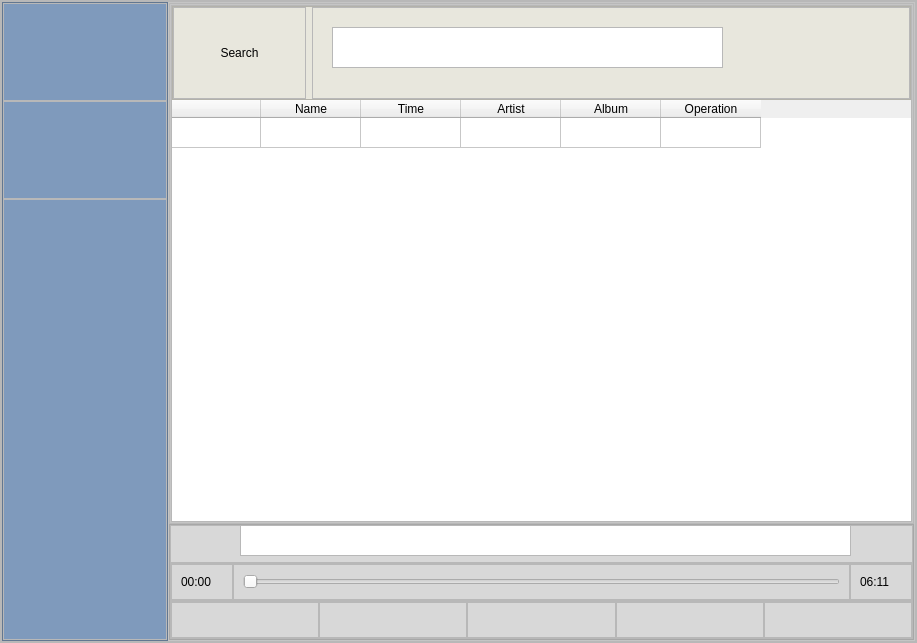
<?xml version="1.0" encoding="UTF-8"?>
<ui version="4.0">
 <class>MainWindow</class>
 <widget class="QMainWindow" name="MainWindow">
  <property name="geometry">
   <rect>
    <x>0</x>
    <y>0</y>
    <width>917</width>
    <height>643</height>
   </rect>
  </property>
  <property name="windowTitle">
   <string>MainWindow</string>
  </property>
  <widget class="QWidget" name="centralwidget">
   <layout class="QVBoxLayout" name="verticalLayout">
    <property name="spacing">
     <number>0</number>
    </property>
    <property name="leftMargin">
     <number>0</number>
    </property>
    <property name="topMargin">
     <number>0</number>
    </property>
    <property name="rightMargin">
     <number>0</number>
    </property>
    <property name="bottomMargin">
     <number>0</number>
    </property>
    <item>
     <widget class="QFrame" name="frame">
      <property name="frameShape">
       <enum>QFrame::StyledPanel</enum>
      </property>
      <property name="frameShadow">
       <enum>QFrame::Raised</enum>
      </property>
      <layout class="QHBoxLayout" name="horizontalLayout">
       <property name="spacing">
        <number>0</number>
       </property>
       <property name="leftMargin">
        <number>0</number>
       </property>
       <property name="topMargin">
        <number>0</number>
       </property>
       <property name="rightMargin">
        <number>0</number>
       </property>
       <property name="bottomMargin">
        <number>0</number>
       </property>
       <item>
        <widget class="QFrame" name="frame_2">
         <property name="frameShape">
          <enum>QFrame::StyledPanel</enum>
         </property>
         <property name="frameShadow">
          <enum>QFrame::Raised</enum>
         </property>
         <layout class="QHBoxLayout" name="horizontalLayout_2" stretch="2,9">
          <property name="spacing">
           <number>0</number>
          </property>
          <property name="leftMargin">
           <number>0</number>
          </property>
          <property name="topMargin">
           <number>0</number>
          </property>
          <property name="rightMargin">
           <number>0</number>
          </property>
          <property name="bottomMargin">
           <number>0</number>
          </property>
          <item>
           <widget class="QFrame" name="frame_3">
            <property name="styleSheet">
             <string notr="true">#frame_3{
	background-color:rgb(127, 154, 188)
}</string>
            </property>
            <property name="frameShape">
             <enum>QFrame::StyledPanel</enum>
            </property>
            <property name="frameShadow">
             <enum>QFrame::Raised</enum>
            </property>
            <layout class="QVBoxLayout" name="verticalLayout_3" stretch="2,2,9">
             <property name="spacing">
              <number>0</number>
             </property>
             <property name="leftMargin">
              <number>0</number>
             </property>
             <property name="topMargin">
              <number>0</number>
             </property>
             <property name="rightMargin">
              <number>0</number>
             </property>
             <property name="bottomMargin">
              <number>0</number>
             </property>
             <item>
              <widget class="QFrame" name="frame_5">
               <property name="frameShape">
                <enum>QFrame::StyledPanel</enum>
               </property>
               <property name="frameShadow">
                <enum>QFrame::Raised</enum>
               </property>
               <layout class="QHBoxLayout" name="horizontalLayout_6">
                <item>
                 <widget class="QPushButton" name="pushButton">
                  <property name="styleSheet">
                   <string notr="true">QPushButton{
	border:none;
}</string>
                  </property>
                  <property name="text">
                   <string/>
                  </property>
                  <property name="icon">
                   <iconset resource="tmp.qrc">
                    <normaloff>:/resources/resources/icons8-bullet-list-60.png</normaloff>:/resources/resources/icons8-bullet-list-60.png</iconset>
                  </property>
                 </widget>
                </item>
               </layout>
              </widget>
             </item>
             <item>
              <widget class="QFrame" name="frame_6">
               <property name="frameShape">
                <enum>QFrame::StyledPanel</enum>
               </property>
               <property name="frameShadow">
                <enum>QFrame::Raised</enum>
               </property>
               <layout class="QHBoxLayout" name="horizontalLayout_7">
                <item>
                 <widget class="QPushButton" name="pushButton_2">
                  <property name="styleSheet">
                   <string notr="true">QPushButton{
	border:none;
}</string>
                  </property>
                  <property name="text">
                   <string/>
                  </property>
                  <property name="icon">
                   <iconset resource="tmp.qrc">
                    <normaloff>:/resources/resources/search.png</normaloff>:/resources/resources/search.png</iconset>
                  </property>
                 </widget>
                </item>
               </layout>
              </widget>
             </item>
             <item>
              <widget class="QFrame" name="frame_9">
               <property name="frameShape">
                <enum>QFrame::StyledPanel</enum>
               </property>
               <property name="frameShadow">
                <enum>QFrame::Raised</enum>
               </property>
              </widget>
             </item>
            </layout>
           </widget>
          </item>
          <item>
           <widget class="QFrame" name="frame_4">
            <property name="styleSheet">
             <string notr="true">#frame_4{
	background-color:rgb(255, 255, 255)
}</string>
            </property>
            <property name="frameShape">
             <enum>QFrame::StyledPanel</enum>
            </property>
            <property name="frameShadow">
             <enum>QFrame::Raised</enum>
            </property>
            <layout class="QVBoxLayout" name="verticalLayout_2" stretch="9,2">
             <property name="spacing">
              <number>0</number>
             </property>
             <property name="leftMargin">
              <number>0</number>
             </property>
             <property name="topMargin">
              <number>0</number>
             </property>
             <property name="rightMargin">
              <number>0</number>
             </property>
             <property name="bottomMargin">
              <number>0</number>
             </property>
             <item>
              <widget class="QFrame" name="frame_7">
               <property name="frameShape">
                <enum>QFrame::StyledPanel</enum>
               </property>
               <property name="frameShadow">
                <enum>QFrame::Raised</enum>
               </property>
               <layout class="QHBoxLayout" name="horizontalLayout_10">
                <property name="spacing">
                 <number>0</number>
                </property>
                <property name="leftMargin">
                 <number>0</number>
                </property>
                <property name="topMargin">
                 <number>0</number>
                </property>
                <property name="rightMargin">
                 <number>0</number>
                </property>
                <property name="bottomMargin">
                 <number>0</number>
                </property>
                <item>
                 <widget class="QStackedWidget" name="stackedWidget">
                  <property name="currentIndex">
                   <number>1</number>
                  </property>
                  <widget class="QWidget" name="page">
                   <layout class="QHBoxLayout" name="horizontalLayout_12">
                    <property name="spacing">
                     <number>0</number>
                    </property>
                    <property name="leftMargin">
                     <number>0</number>
                    </property>
                    <property name="topMargin">
                     <number>0</number>
                    </property>
                    <property name="rightMargin">
                     <number>0</number>
                    </property>
                    <property name="bottomMargin">
                     <number>0</number>
                    </property>
                    <item>
                     <widget class="QTableWidget" name="tableWidget">
                      <row>
                       <property name="text">
                        <string/>
                       </property>
                      </row>
                      <column>
                       <property name="text">
                        <string/>
                       </property>
                      </column>
                      <column>
                       <property name="text">
                        <string>Name</string>
                       </property>
                      </column>
                      <column>
                       <property name="text">
                        <string>Time</string>
                       </property>
                      </column>
                      <column>
                       <property name="text">
                        <string>Artist</string>
                       </property>
                      </column>
                      <column>
                       <property name="text">
                        <string>Album</string>
                       </property>
                      </column>
                      <column>
                       <property name="text">
                        <string>Operation</string>
                       </property>
                      </column>
                     </widget>
                    </item>
                   </layout>
                  </widget>
                  <widget class="QWidget" name="page_2">
                   <layout class="QHBoxLayout" name="horizontalLayout_11">
                    <property name="spacing">
                     <number>0</number>
                    </property>
                    <property name="leftMargin">
                     <number>0</number>
                    </property>
                    <property name="topMargin">
                     <number>0</number>
                    </property>
                    <property name="rightMargin">
                     <number>0</number>
                    </property>
                    <property name="bottomMargin">
                     <number>0</number>
                    </property>
                    <item>
                     <widget class="QFrame" name="frame_21">
                      <property name="sizePolicy">
                       <sizepolicy hsizetype="Preferred" vsizetype="Preferred">
                        <horstretch>0</horstretch>
                        <verstretch>0</verstretch>
                       </sizepolicy>
                      </property>
                      <property name="styleSheet">
                       <string notr="true">#frame_21{
background-color:rgb(255, 255, 255)
}</string>
                      </property>
                      <property name="frameShape">
                       <enum>QFrame::StyledPanel</enum>
                      </property>
                      <property name="frameShadow">
                       <enum>QFrame::Raised</enum>
                      </property>
                      <layout class="QVBoxLayout" name="verticalLayout_5">
                       <property name="spacing">
                        <number>0</number>
                       </property>
                       <property name="leftMargin">
                        <number>0</number>
                       </property>
                       <property name="topMargin">
                        <number>0</number>
                       </property>
                       <property name="rightMargin">
                        <number>0</number>
                       </property>
                       <property name="bottomMargin">
                        <number>0</number>
                       </property>
                       <item>
                        <widget class="QFrame" name="frame_19">
                         <property name="frameShape">
                          <enum>QFrame::StyledPanel</enum>
                         </property>
                         <property name="frameShadow">
                          <enum>QFrame::Raised</enum>
                         </property>
                         <layout class="QVBoxLayout" name="verticalLayout_6" stretch="2,9">
                          <property name="spacing">
                           <number>0</number>
                          </property>
                          <property name="leftMargin">
                           <number>0</number>
                          </property>
                          <property name="topMargin">
                           <number>0</number>
                          </property>
                          <property name="rightMargin">
                           <number>0</number>
                          </property>
                          <property name="bottomMargin">
                           <number>0</number>
                          </property>
                          <item>
                           <widget class="QFrame" name="frame_22">
                            <property name="styleSheet">
                             <string notr="true">#frame_22{
	background-color:rgb(232, 231, 221)
}</string>
                            </property>
                            <property name="frameShape">
                             <enum>QFrame::StyledPanel</enum>
                            </property>
                            <property name="frameShadow">
                             <enum>QFrame::Raised</enum>
                            </property>
                            <layout class="QHBoxLayout" name="horizontalLayout_13" stretch="2,9">
                             <property name="leftMargin">
                              <number>0</number>
                             </property>
                             <property name="topMargin">
                              <number>0</number>
                             </property>
                             <property name="rightMargin">
                              <number>0</number>
                             </property>
                             <property name="bottomMargin">
                              <number>0</number>
                             </property>
                             <item>
                              <widget class="QFrame" name="frame_24">
                               <property name="frameShape">
                                <enum>QFrame::StyledPanel</enum>
                               </property>
                               <property name="frameShadow">
                                <enum>QFrame::Raised</enum>
                               </property>
                               <layout class="QHBoxLayout" name="horizontalLayout_15">
                                <property name="spacing">
                                 <number>0</number>
                                </property>
                                <property name="leftMargin">
                                 <number>0</number>
                                </property>
                                <property name="topMargin">
                                 <number>0</number>
                                </property>
                                <property name="rightMargin">
                                 <number>0</number>
                                </property>
                                <property name="bottomMargin">
                                 <number>0</number>
                                </property>
                                <item>
                                 <widget class="QPushButton" name="pushButton_6">
                                  <property name="styleSheet">
                                   <string notr="true">QPushButton{
	border:none;
}
QPushButton:pressed{
	padding-left:5px;
	padding-right:5px;
}</string>
                                  </property>
                                  <property name="text">
                                   <string>Search</string>
                                  </property>
                                 </widget>
                                </item>
                               </layout>
                              </widget>
                             </item>
                             <item>
                              <widget class="QFrame" name="frame_25">
                               <property name="frameShape">
                                <enum>QFrame::StyledPanel</enum>
                               </property>
                               <property name="frameShadow">
                                <enum>QFrame::Raised</enum>
                               </property>
                               <widget class="QTextEdit" name="textEdit">
                                <property name="geometry">
                                 <rect>
                                  <x>20</x>
                                  <y>20</y>
                                  <width>391</width>
                                  <height>41</height>
                                 </rect>
                                </property>
                               </widget>
                              </widget>
                             </item>
                            </layout>
                           </widget>
                          </item>
                          <item>
                           <widget class="QFrame" name="frame_23">
                            <property name="frameShape">
                             <enum>QFrame::StyledPanel</enum>
                            </property>
                            <property name="frameShadow">
                             <enum>QFrame::Raised</enum>
                            </property>
                            <widget class="QTableWidget" name="tableWidget_2">
                             <property name="geometry">
                              <rect>
                               <x>-14</x>
                               <y>-1</y>
                               <width>1171</width>
                               <height>641</height>
                              </rect>
                             </property>
                             <row>
                              <property name="text">
                               <string/>
                              </property>
                             </row>
                             <column>
                              <property name="text">
                               <string/>
                              </property>
                             </column>
                             <column>
                              <property name="text">
                               <string>Name</string>
                              </property>
                             </column>
                             <column>
                              <property name="text">
                               <string>Time</string>
                              </property>
                             </column>
                             <column>
                              <property name="text">
                               <string>Artist</string>
                              </property>
                             </column>
                             <column>
                              <property name="text">
                               <string>Album</string>
                              </property>
                             </column>
                             <column>
                              <property name="text">
                               <string>Operation</string>
                              </property>
                             </column>
                            </widget>
                           </widget>
                          </item>
                         </layout>
                        </widget>
                       </item>
                      </layout>
                     </widget>
                    </item>
                   </layout>
                  </widget>
                 </widget>
                </item>
               </layout>
              </widget>
             </item>
             <item>
              <widget class="QFrame" name="frame_8">
               <property name="styleSheet">
                <string notr="true">#frame_8{
background-color:rgb(216, 216, 216)
}</string>
               </property>
               <property name="frameShape">
                <enum>QFrame::StyledPanel</enum>
               </property>
               <property name="frameShadow">
                <enum>QFrame::Raised</enum>
               </property>
               <layout class="QVBoxLayout" name="verticalLayout_4" stretch="1,1,1">
                <property name="spacing">
                 <number>0</number>
                </property>
                <property name="leftMargin">
                 <number>0</number>
                </property>
                <property name="topMargin">
                 <number>0</number>
                </property>
                <property name="rightMargin">
                 <number>0</number>
                </property>
                <property name="bottomMargin">
                 <number>0</number>
                </property>
                <item>
                 <widget class="QFrame" name="frame_26">
                  <property name="frameShape">
                   <enum>QFrame::StyledPanel</enum>
                  </property>
                  <property name="frameShadow">
                   <enum>QFrame::Raised</enum>
                  </property>
                  <widget class="QTextEdit" name="textEdit_2">
                   <property name="geometry">
                    <rect>
                     <x>70</x>
                     <y>0</y>
                     <width>611</width>
                     <height>31</height>
                    </rect>
                   </property>
                  </widget>
                 </widget>
                </item>
                <item>
                 <widget class="QFrame" name="frame_10">
                  <property name="frameShape">
                   <enum>QFrame::StyledPanel</enum>
                  </property>
                  <property name="frameShadow">
                   <enum>QFrame::Raised</enum>
                  </property>
                  <layout class="QHBoxLayout" name="horizontalLayout_4" stretch="1,10,1">
                   <property name="spacing">
                    <number>0</number>
                   </property>
                   <property name="leftMargin">
                    <number>0</number>
                   </property>
                   <property name="topMargin">
                    <number>0</number>
                   </property>
                   <property name="rightMargin">
                    <number>0</number>
                   </property>
                   <property name="bottomMargin">
                    <number>0</number>
                   </property>
                   <item>
                    <widget class="QFrame" name="frame_17">
                     <property name="frameShape">
                      <enum>QFrame::StyledPanel</enum>
                     </property>
                     <property name="frameShadow">
                      <enum>QFrame::Raised</enum>
                     </property>
                     <layout class="QHBoxLayout" name="horizontalLayout_8">
                      <item>
                       <widget class="QLabel" name="label">
                        <property name="text">
                         <string>00:00</string>
                        </property>
                       </widget>
                      </item>
                     </layout>
                    </widget>
                   </item>
                   <item>
                    <widget class="QFrame" name="frame_20">
                     <property name="frameShape">
                      <enum>QFrame::StyledPanel</enum>
                     </property>
                     <property name="frameShadow">
                      <enum>QFrame::Raised</enum>
                     </property>
                     <layout class="QHBoxLayout" name="horizontalLayout_5">
                      <item>
                       <widget class="QSlider" name="horizontalSlider">
                        <property name="orientation">
                         <enum>Qt::Horizontal</enum>
                        </property>
                       </widget>
                      </item>
                     </layout>
                    </widget>
                   </item>
                   <item>
                    <widget class="QFrame" name="frame_18">
                     <property name="frameShape">
                      <enum>QFrame::StyledPanel</enum>
                     </property>
                     <property name="frameShadow">
                      <enum>QFrame::Raised</enum>
                     </property>
                     <layout class="QHBoxLayout" name="horizontalLayout_9">
                      <item>
                       <widget class="QLabel" name="label_2">
                        <property name="text">
                         <string>06:11</string>
                        </property>
                       </widget>
                      </item>
                     </layout>
                    </widget>
                   </item>
                  </layout>
                 </widget>
                </item>
                <item>
                 <widget class="QFrame" name="frame_11">
                  <property name="frameShape">
                   <enum>QFrame::StyledPanel</enum>
                  </property>
                  <property name="frameShadow">
                   <enum>QFrame::Raised</enum>
                  </property>
                  <layout class="QHBoxLayout" name="horizontalLayout_3" stretch="1,1,1,1,1">
                   <property name="spacing">
                    <number>0</number>
                   </property>
                   <property name="leftMargin">
                    <number>0</number>
                   </property>
                   <property name="topMargin">
                    <number>0</number>
                   </property>
                   <property name="rightMargin">
                    <number>0</number>
                   </property>
                   <property name="bottomMargin">
                    <number>0</number>
                   </property>
                   <item>
                    <widget class="QFrame" name="frame_15">
                     <property name="frameShape">
                      <enum>QFrame::StyledPanel</enum>
                     </property>
                     <property name="frameShadow">
                      <enum>QFrame::Raised</enum>
                     </property>
                    </widget>
                   </item>
                   <item>
                    <widget class="QFrame" name="frame_12">
                     <property name="frameShape">
                      <enum>QFrame::StyledPanel</enum>
                     </property>
                     <property name="frameShadow">
                      <enum>QFrame::Raised</enum>
                     </property>
                     <widget class="QPushButton" name="pushButton_3">
                      <property name="geometry">
                       <rect>
                        <x>20</x>
                        <y>10</y>
                        <width>93</width>
                        <height>28</height>
                       </rect>
                      </property>
                      <property name="styleSheet">
                       <string notr="true">QPushButton{
	border:none;
}
QPushButton:pressed{
	padding-left:5px;
	padding-right:5px;
}</string>
                      </property>
                      <property name="text">
                       <string/>
                      </property>
                      <property name="icon">
                       <iconset resource="tmp.qrc">
                        <normaloff>:/resources/resources/volume.png</normaloff>:/resources/resources/volume.png</iconset>
                      </property>
                     </widget>
                    </widget>
                   </item>
                   <item>
                    <widget class="QFrame" name="frame_13">
                     <property name="frameShape">
                      <enum>QFrame::StyledPanel</enum>
                     </property>
                     <property name="frameShadow">
                      <enum>QFrame::Raised</enum>
                     </property>
                     <widget class="QPushButton" name="pushButton_4">
                      <property name="geometry">
                       <rect>
                        <x>20</x>
                        <y>10</y>
                        <width>93</width>
                        <height>28</height>
                       </rect>
                      </property>
                      <property name="styleSheet">
                       <string notr="true">QPushButton{
	border:none;
}
QPushButton:pressed{
	padding-left:5px;
	padding-right:5px;
}</string>
                      </property>
                      <property name="text">
                       <string/>
                      </property>
                      <property name="icon">
                       <iconset resource="tmp.qrc">
                        <normaloff>:/resources/resources/play.png</normaloff>:/resources/resources/play.png</iconset>
                      </property>
                     </widget>
                    </widget>
                   </item>
                   <item>
                    <widget class="QFrame" name="frame_14">
                     <property name="frameShape">
                      <enum>QFrame::StyledPanel</enum>
                     </property>
                     <property name="frameShadow">
                      <enum>QFrame::Raised</enum>
                     </property>
                     <widget class="QPushButton" name="pushButton_5">
                      <property name="geometry">
                       <rect>
                        <x>20</x>
                        <y>10</y>
                        <width>93</width>
                        <height>28</height>
                       </rect>
                      </property>
                      <property name="styleSheet">
                       <string notr="true">QPushButton{
	border:none;
}
QPushButton:pressed{
	padding-left:5px;
	padding-right:5px;
}</string>
                      </property>
                      <property name="text">
                       <string/>
                      </property>
                      <property name="icon">
                       <iconset resource="tmp.qrc">
                        <normaloff>:/resources/resources/stop.png</normaloff>:/resources/resources/stop.png</iconset>
                      </property>
                     </widget>
                    </widget>
                   </item>
                   <item>
                    <widget class="QFrame" name="frame_16">
                     <property name="frameShape">
                      <enum>QFrame::StyledPanel</enum>
                     </property>
                     <property name="frameShadow">
                      <enum>QFrame::Raised</enum>
                     </property>
                    </widget>
                   </item>
                  </layout>
                 </widget>
                </item>
               </layout>
              </widget>
             </item>
            </layout>
           </widget>
          </item>
         </layout>
        </widget>
       </item>
      </layout>
     </widget>
    </item>
   </layout>
  </widget>
 </widget>
 <resources>
  <include location="tmp.qrc"/>
 </resources>
 <connections/>
</ui>
